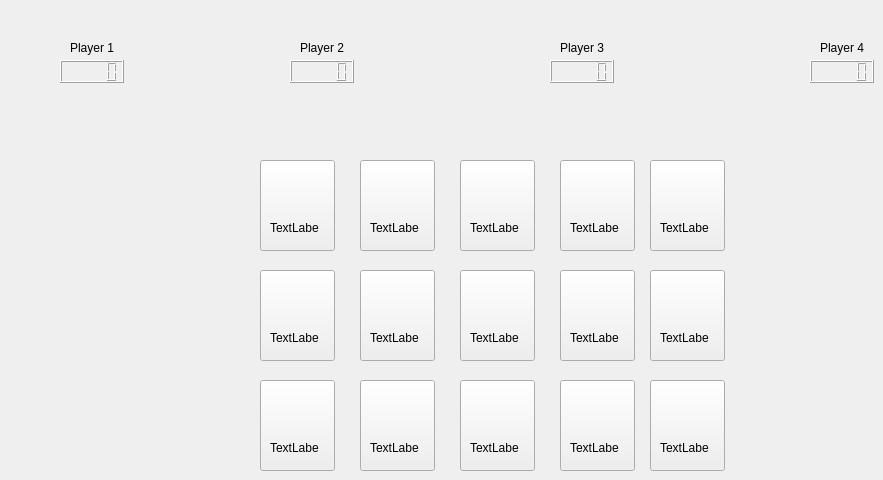
    <widget class="QWidget" name="Game">
     <widget class="QLabel" name="labelGameUsername1">
      <property name="geometry">
       <rect>
        <x>70</x>
        <y>40</y>
        <width>49</width>
        <height>16</height>
       </rect>
      </property>
      <property name="text">
       <string>Player 1</string>
      </property>
     </widget>
     <widget class="QLabel" name="labelGameUsername2">
      <property name="geometry">
       <rect>
        <x>300</x>
        <y>40</y>
        <width>49</width>
        <height>16</height>
       </rect>
      </property>
      <property name="text">
       <string>Player 2</string>
      </property>
     </widget>
     <widget class="QLabel" name="labelGameUsername3">
      <property name="geometry">
       <rect>
        <x>560</x>
        <y>40</y>
        <width>49</width>
        <height>16</height>
       </rect>
      </property>
      <property name="text">
       <string>Player 3</string>
      </property>
     </widget>
     <widget class="QLabel" name="labelGameUsername4">
      <property name="geometry">
       <rect>
        <x>820</x>
        <y>40</y>
        <width>49</width>
        <height>16</height>
       </rect>
      </property>
      <property name="text">
       <string>Player 4</string>
      </property>
     </widget>
     <widget class="QLCDNumber" name="lcdNumberGamePoints1">
      <property name="geometry">
       <rect>
        <x>60</x>
        <y>60</y>
        <width>64</width>
        <height>23</height>
       </rect>
      </property>
     </widget>
     <widget class="QLCDNumber" name="lcdNumberGamePoints2">
      <property name="geometry">
       <rect>
        <x>290</x>
        <y>60</y>
        <width>64</width>
        <height>23</height>
       </rect>
      </property>
     </widget>
     <widget class="QLCDNumber" name="lcdNumberGamePoints3">
      <property name="geometry">
       <rect>
        <x>550</x>
        <y>60</y>
        <width>64</width>
        <height>23</height>
       </rect>
      </property>
     </widget>
     <widget class="QLCDNumber" name="lcdNumberGamePoints4">
      <property name="geometry">
       <rect>
        <x>810</x>
        <y>60</y>
        <width>64</width>
        <height>23</height>
       </rect>
      </property>
     </widget>
     <widget class="QPushButton" name="buttonGameCounty2">
      <property name="geometry">
       <rect>
        <x>360</x>
        <y>160</y>
        <width>75</width>
        <height>91</height>
       </rect>
      </property>
      <property name="text">
       <string/>
      </property>
     </widget>
     <widget class="QPushButton" name="buttonGameCounty3">
      <property name="geometry">
       <rect>
        <x>460</x>
        <y>160</y>
        <width>75</width>
        <height>91</height>
       </rect>
      </property>
      <property name="text">
       <string/>
      </property>
     </widget>
     <widget class="QPushButton" name="buttonGameCounty4">
      <property name="geometry">
       <rect>
        <x>560</x>
        <y>160</y>
        <width>75</width>
        <height>91</height>
       </rect>
      </property>
      <property name="text">
       <string/>
      </property>
     </widget>
     <widget class="QPushButton" name="buttonGameCounty5">
      <property name="geometry">
       <rect>
        <x>650</x>
        <y>160</y>
        <width>75</width>
        <height>91</height>
       </rect>
      </property>
      <property name="text">
       <string/>
      </property>
     </widget>
     <widget class="QPushButton" name="buttonGameCounty10">
      <property name="geometry">
       <rect>
        <x>650</x>
        <y>270</y>
        <width>75</width>
        <height>91</height>
       </rect>
      </property>
      <property name="text">
       <string/>
      </property>
     </widget>
     <widget class="QPushButton" name="buttonGameCounty9">
      <property name="geometry">
       <rect>
        <x>560</x>
        <y>270</y>
        <width>75</width>
        <height>91</height>
       </rect>
      </property>
      <property name="text">
       <string/>
      </property>
     </widget>
     <widget class="QPushButton" name="buttonGameCounty8">
      <property name="geometry">
       <rect>
        <x>460</x>
        <y>270</y>
        <width>75</width>
        <height>91</height>
       </rect>
      </property>
      <property name="text">
       <string/>
      </property>
     </widget>
     <widget class="QPushButton" name="buttonGameCounty7">
      <property name="geometry">
       <rect>
        <x>360</x>
        <y>270</y>
        <width>75</width>
        <height>91</height>
       </rect>
      </property>
      <property name="text">
       <string/>
      </property>
     </widget>
     <widget class="QPushButton" name="buttonGameCounty12">
      <property name="geometry">
       <rect>
        <x>360</x>
        <y>380</y>
        <width>75</width>
        <height>91</height>
       </rect>
      </property>
      <property name="text">
       <string/>
      </property>
     </widget>
     <widget class="QPushButton" name="buttonGameCounty13">
      <property name="geometry">
       <rect>
        <x>460</x>
        <y>380</y>
        <width>75</width>
        <height>91</height>
       </rect>
      </property>
      <property name="text">
       <string/>
      </property>
     </widget>
     <widget class="QPushButton" name="buttonGameCounty14">
      <property name="geometry">
       <rect>
        <x>560</x>
        <y>380</y>
        <width>75</width>
        <height>91</height>
       </rect>
      </property>
      <property name="text">
       <string/>
      </property>
     </widget>
     <widget class="QPushButton" name="buttonGameCounty15">
      <property name="geometry">
       <rect>
        <x>650</x>
        <y>380</y>
        <width>75</width>
        <height>91</height>
       </rect>
      </property>
      <property name="text">
       <string/>
      </property>
     </widget>
     <widget class="QPushButton" name="buttonGameCounty1">
      <property name="geometry">
       <rect>
        <x>260</x>
        <y>160</y>
        <width>75</width>
        <height>91</height>
       </rect>
      </property>
      <property name="text">
       <string/>
      </property>
     </widget>
     <widget class="QPushButton" name="buttonGameCounty6">
      <property name="geometry">
       <rect>
        <x>260</x>
        <y>270</y>
        <width>75</width>
        <height>91</height>
       </rect>
      </property>
      <property name="text">
       <string/>
      </property>
     </widget>
     <widget class="QPushButton" name="buttonGameCounty11">
      <property name="geometry">
       <rect>
        <x>260</x>
        <y>380</y>
        <width>75</width>
        <height>91</height>
       </rect>
      </property>
      <property name="text">
       <string/>
      </property>
     </widget>
     <widget class="QLabel" name="labelGameCountyPoints1">
      <property name="geometry">
       <rect>
        <x>270</x>
        <y>220</y>
        <width>49</width>
        <height>16</height>
       </rect>
      </property>
      <property name="text">
       <string>TextLabel</string>
      </property>
     </widget>
     <widget class="QLabel" name="labelGameCountyPoints2">
      <property name="geometry">
       <rect>
        <x>370</x>
        <y>220</y>
        <width>49</width>
        <height>16</height>
       </rect>
      </property>
      <property name="text">
       <string>TextLabel</string>
      </property>
     </widget>
     <widget class="QLabel" name="labelGameCountyPoints3">
      <property name="geometry">
       <rect>
        <x>470</x>
        <y>220</y>
        <width>49</width>
        <height>16</height>
       </rect>
      </property>
      <property name="text">
       <string>TextLabel</string>
      </property>
     </widget>
     <widget class="QLabel" name="labelGameCountyPoints4">
      <property name="geometry">
       <rect>
        <x>570</x>
        <y>220</y>
        <width>49</width>
        <height>16</height>
       </rect>
      </property>
      <property name="text">
       <string>TextLabel</string>
      </property>
     </widget>
     <widget class="QLabel" name="labelGameCountyPoints5">
      <property name="geometry">
       <rect>
        <x>660</x>
        <y>220</y>
        <width>49</width>
        <height>16</height>
       </rect>
      </property>
      <property name="text">
       <string>TextLabel</string>
      </property>
     </widget>
     <widget class="QLabel" name="labelGameCountyPoints8">
      <property name="geometry">
       <rect>
        <x>470</x>
        <y>330</y>
        <width>49</width>
        <height>16</height>
       </rect>
      </property>
      <property name="text">
       <string>TextLabel</string>
      </property>
     </widget>
     <widget class="QLabel" name="labelGameCountyPoints7">
      <property name="geometry">
       <rect>
        <x>370</x>
        <y>330</y>
        <width>49</width>
        <height>16</height>
       </rect>
      </property>
      <property name="text">
       <string>TextLabel</string>
      </property>
     </widget>
     <widget class="QLabel" name="labelGameCountyPoints6">
      <property name="geometry">
       <rect>
        <x>270</x>
        <y>330</y>
        <width>49</width>
        <height>16</height>
       </rect>
      </property>
      <property name="text">
       <string>TextLabel</string>
      </property>
     </widget>
     <widget class="QLabel" name="labelGameCountyPoints9">
      <property name="geometry">
       <rect>
        <x>570</x>
        <y>330</y>
        <width>49</width>
        <height>16</height>
       </rect>
      </property>
      <property name="text">
       <string>TextLabel</string>
      </property>
     </widget>
     <widget class="QLabel" name="labelGameCountyPoints10">
      <property name="geometry">
       <rect>
        <x>660</x>
        <y>330</y>
        <width>49</width>
        <height>16</height>
       </rect>
      </property>
      <property name="text">
       <string>TextLabel</string>
      </property>
     </widget>
     <widget class="QLabel" name="labelGameCountyPoints15">
      <property name="geometry">
       <rect>
        <x>660</x>
        <y>440</y>
        <width>49</width>
        <height>16</height>
       </rect>
      </property>
      <property name="text">
       <string>TextLabel</string>
      </property>
     </widget>
     <widget class="QLabel" name="labelGameCountyPoints14">
      <property name="geometry">
       <rect>
        <x>570</x>
        <y>440</y>
        <width>49</width>
        <height>16</height>
       </rect>
      </property>
      <property name="text">
       <string>TextLabel</string>
      </property>
     </widget>
     <widget class="QLabel" name="labelGameCountyPoints13">
      <property name="geometry">
       <rect>
        <x>470</x>
        <y>440</y>
        <width>49</width>
        <height>16</height>
       </rect>
      </property>
      <property name="text">
       <string>TextLabel</string>
      </property>
     </widget>
     <widget class="QLabel" name="labelGameCountyPoints12">
      <property name="geometry">
       <rect>
        <x>370</x>
        <y>440</y>
        <width>49</width>
        <height>16</height>
       </rect>
      </property>
      <property name="text">
       <string>TextLabel</string>
      </property>
     </widget>
     <widget class="QLabel" name="labelGameCountyPoints11">
      <property name="geometry">
       <rect>
        <x>270</x>
        <y>440</y>
        <width>49</width>
        <height>16</height>
       </rect>
      </property>
      <property name="text">
       <string>TextLabel</string>
      </property>
     </widget>
    </widget>
